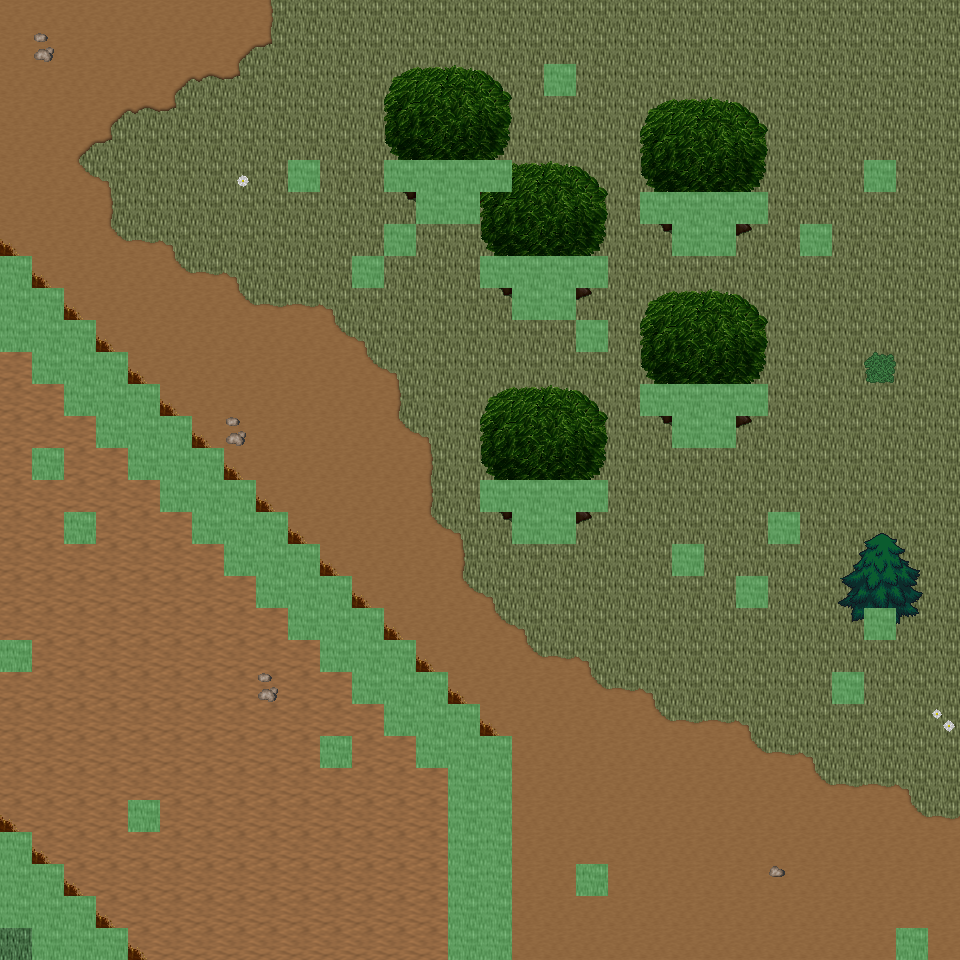

The image is a tile-based game level rendered from a .tmx file. Its description and source (layers, tilesets, objects; grid data summarised) follow:
An orthogonal 30x30 tile map with 32x32 px tiles, 6 tile layers (Ground, Object, Object2, Above, ...), 23 tilesets and 9 objects (9x mapExit).

<map version="1.0" orientation="orthogonal" renderorder="right-down" width="30" height="30" tilewidth="32" tileheight="32" nextobjectid="10">
  <tileset firstgid="1" name="tileset_ground_ground" tilewidth="32" tileheight="32" tilecount="33" columns="3">
    <image source="../drawable/tileset_ground_ground.png" width="96" height="352" />
  </tileset>
  <tileset firstgid="34" name="tileset_ground_ridge_earth_dark" tilewidth="32" tileheight="32" tilecount="96" columns="12">
    <image source="../drawable/tileset_ground_ridge_earth_dark.png" width="384" height="256" />
  </tileset>
  <tileset firstgid="130" name="tileset_plant_flower_daisy_white" tilewidth="32" tileheight="32" tilecount="8" columns="2">
    <image source="../drawable/tileset_plant_flower_daisy_white.png" width="64" height="128" />
  </tileset>
  <tileset firstgid="138" name="tileset_plant_grasses" tilewidth="32" tileheight="32" tilecount="6" columns="3">
    <image source="../drawable/tileset_plant_grasses.png" width="96" height="64" />
  </tileset>
  <tileset firstgid="144" name="tileset_plant_tree_tree_fluffy" tilewidth="32" tileheight="32" tilecount="12" columns="4">
    <image source="../drawable/tileset_plant_tree_tree_fluffy.png" width="128" height="96" />
  </tileset>
  <tileset firstgid="156" name="tileset_plant_bush_bushes" tilewidth="32" tileheight="32" tilecount="10" columns="5">
    <image source="../drawable/tileset_plant_bush_bushes.png" width="160" height="64" />
  </tileset>
  <tileset firstgid="166" name="tileset_logic_portal" tilewidth="32" tileheight="32" tilecount="24" columns="8">
    <image source="../drawable/tileset_logic_portal.png" width="256" height="96" />
  </tileset>
  <tileset firstgid="190" name="tileset_logic_collision" tilewidth="32" tileheight="32" tilecount="1" columns="1">
    <image source="../drawable/tileset_logic_collision.png" width="32" height="32" />
  </tileset>
  <tileset firstgid="191" name="tileset_logic_creature_animal" tilewidth="32" tileheight="32" tilecount="32" columns="8">
    <image source="../drawable/tileset_logic_creature_animal.png" width="256" height="128" />
  </tileset>
  <tileset firstgid="223" name="tileset_ground_dry_grass" tilewidth="32" tileheight="32" tilecount="54" columns="9">
    <image source="../drawable/tileset_ground_dry_grass.png" width="288" height="192" />
  </tileset>
  <tileset firstgid="277" name="tileset_ground_earth_edges" tilewidth="32" tileheight="32" tilecount="18" columns="6">
    <image source="../drawable/tileset_ground_earth_edges.png" width="192" height="96" />
  </tileset>
  <tileset firstgid="295" name="tileset_ground_grass_corners" tilewidth="32" tileheight="32" tilecount="24" columns="6">
    <image source="../drawable/tileset_ground_grass_corners.png" width="192" height="128" />
  </tileset>
  <tileset firstgid="319" name="tileset_plant_tree_evergreen" tilewidth="32" tileheight="32" tilecount="36" columns="3">
    <image source="../drawable/tileset_plant_tree_evergreen.png" width="96" height="384" />
  </tileset>
  <tileset firstgid="355" name="tileset_plant_tree_tree_darkgreen" tilewidth="32" tileheight="32" tilecount="88" columns="8">
    <image source="../drawable/tileset_plant_tree_tree_darkgreen.png" width="256" height="352" />
  </tileset>
  <tileset firstgid="443" name="tileset_building_decoration_rocks" tilewidth="32" tileheight="32" tilecount="6" columns="3">
    <image source="../drawable/tileset_building_decoration_rocks.png" width="96" height="64" />
  </tileset>
  <tileset firstgid="449" name="tileset_plant_stump_stump_pale_brown" tilewidth="32" tileheight="32" tilecount="4" columns="2">
    <image source="../drawable/tileset_plant_stump_stump_pale_brown.png" width="64" height="64" />
  </tileset>
  <tileset firstgid="453" name="tileset_plant_stump_int_small_stump_2" tilewidth="32" tileheight="32" tilecount="1" columns="1">
    <image source="../drawable/tileset_plant_stump_int_small_stump_2.png" width="32" height="32" />
  </tileset>
  <tileset firstgid="454" name="tileset_ground_rock_pebbles" tilewidth="32" tileheight="32" tilecount="3" columns="1">
    <image source="../drawable/tileset_ground_rock_pebbles.png" width="32" height="96" />
  </tileset>
  <tileset firstgid="457" name="tileset_plant_bush_bush_mult_colored" tilewidth="32" tileheight="32" tilecount="6" columns="3">
    <image source="../drawable/tileset_plant_bush_bush_mult_colored.png" width="96" height="64" />
  </tileset>
  <tileset firstgid="463" name="tileset_plant_tree_umbrella_thorn" tilewidth="32" tileheight="32" tilecount="18" columns="6">
    <image source="../drawable/tileset_plant_tree_umbrella_thorn.png" width="192" height="96" />
  </tileset>
  <tileset firstgid="481" name="tileset_logic_item_fruits" tilewidth="32" tileheight="32" tilecount="16" columns="8">
    <image source="../drawable/tileset_logic_item_fruits.png" width="256" height="64" />
  </tileset>
  <tileset firstgid="497" name="tileset_building_house_3" tilewidth="32" tileheight="32" tilecount="48" columns="6">
    <image source="../drawable/tileset_building_house_3.png" width="192" height="256" />
  </tileset>
  <tileset firstgid="545" name="tileset_logic_creature_mutant" tilewidth="32" tileheight="32" tilecount="7" columns="7">
    <image source="../drawable/tileset_logic_creature_mutant.png" width="224" height="32" />
  </tileset>
  <layer name="Ground" width="30" height="30">
    <data>[900 cells, 900 non-empty, 4 distinct tile ids]</data>
  </layer>
  <layer name="Object" width="30" height="30">
    <data>[900 cells, 202 non-empty, 31 distinct tile ids]</data>
  </layer>
  <layer name="Object2" width="30" height="30">
    <data>[900 cells, 0 non-empty, 0 distinct tile ids]</data>
  </layer>
  <layer name="Above" width="30" height="30">
    <data>[900 cells, 80 non-empty, 24 distinct tile ids]</data>
  </layer>
  <layer name="Above2" width="30" height="30">
    <data>[900 cells, 0 non-empty, 0 distinct tile ids]</data>
  </layer>
  <layer name="Walkable" width="30" height="30">
    <data>[900 cells, 115 non-empty, 1 distinct tile ids]</data>
  </layer>
  <objectgroup name="MapEvents">
    <object id="1" name="south" type="mapExit" x="0" y="928" width="32" height="32">
      <properties>
        <property name="map" value="level_0_x154_y26" />
        <property name="x" value="0" />
        <property name="y" value="1" />
      </properties>
    </object>
    <object id="2" name="south2" type="mapExit" x="128" y="928" width="320" height="32">
      <properties>
        <property name="map" value="level_0_x154_y26" />
        <property name="x" value="4" />
        <property name="y" value="1" />
      </properties>
    </object>
    <object id="3" name="south3" type="mapExit" x="512" y="928" width="384" height="32">
      <properties>
        <property name="map" value="level_0_x154_y26" />
        <property name="x" value="16" />
        <property name="y" value="1" />
      </properties>
    </object>
    <object id="4" name="south4" type="mapExit" x="928" y="928" width="32" height="32">
      <properties>
        <property name="map" value="level_0_x154_y26" />
        <property name="x" value="29" />
        <property name="y" value="1" />
      </properties>
    </object>
    <object id="5" name="west" type="mapExit" x="0" y="0" width="32" height="256">
      <properties>
        <property name="map" value="level_0_x153_y25" />
        <property name="x" value="28" />
        <property name="y" value="0" />
      </properties>
    </object>
    <object id="6" name="west2" type="mapExit" x="0" y="352" width="32" height="288">
      <properties>
        <property name="map" value="level_0_x153_y25" />
        <property name="x" value="28" />
        <property name="y" value="11" />
      </properties>
    </object>
    </objectgroup>
</map>
<!-- 3 of 9 objects omitted -->
